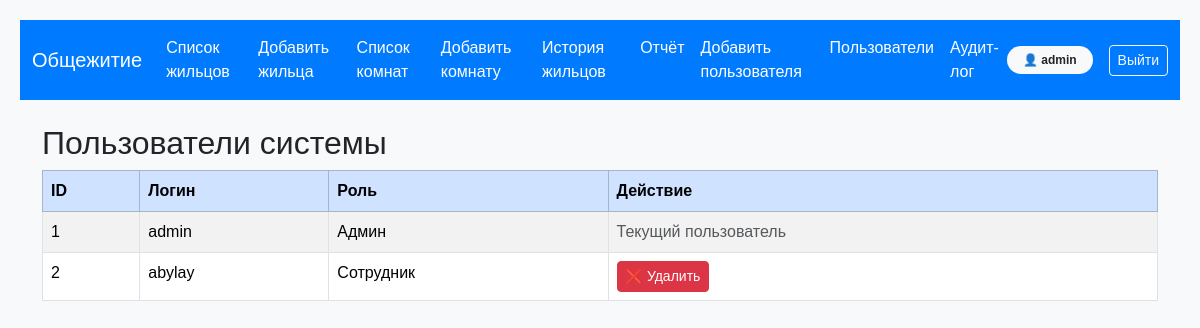
Screenshot of /users (signed in) with the database file from the repository.
### app.py (models this page shows)
class User(UserMixin, db.Model):
    id = db.Column(db.Integer, primary_key=True)
    username = db.Column(db.String(100), unique=True, nullable=False)
    password = db.Column(db.String(200), nullable=False)
    is_admin = db.Column(db.Boolean, default=False)

### app.py (the view)
@app.route('/users')
@login_required
def users():
    if not current_user.is_admin:
        flash("Доступ только для администратора", "danger")
        return redirect(url_for("home"))
    all_users = User.query.all()
    return render_template('users.html', users=all_users)

### app.py (called while the page is built)
@login_manager.user_loader
def load_user(user_id):
    return User.query.get(int(user_id))

### templates/users.html (shortened to what this page needs)
{% extends "base.html" %}
{% block content %}
<h2>Пользователи системы</h2>
<table class="table table-bordered table-striped">
    <thead class="table-primary">
        <tr>
            <th>ID</th>
            <th>Логин</th>
            <th>Роль</th>
            <th>Действие</th>
        </tr>
    </thead>
    <tbody>
        {% for user in users %}
        <tr>
            <td>{{ user.id }}</td>
            <td>{{ user.username }}</td>
            <td>{{ "Админ" if user.is_admin else "Сотрудник" }}</td>
            <td>
                {% if user.id != current_user.id %}
                <form method="POST" action="{{ url_for('delete_user', user_id=user.id) }}">
                    <button class="btn btn-sm btn-danger">❌ Удалить</button>
                </form>
                {% else %}
                <span class="text-muted">Текущий пользователь</span>
                {% endif %}
            </td>
        </tr>
        {% endfor %}
    </tbody>
</table>
{% endblock %}

### templates/base.html (shortened to what this page needs)
<!DOCTYPE html>
<html lang="ru">
<head>
    <link href="https://cdn.jsdelivr.net/npm/bootstrap@5.3.2/dist/css/bootstrap.min.css" rel="stylesheet">
	<link rel="stylesheet" href="https://cdn.jsdelivr.net/npm/bootstrap-icons@1.10.5/font/bootstrap-icons.css">
</head>
<body>
    <nav class="navbar navbar-expand-lg navbar-custom mb-4">
        <div class="container-fluid">
            <a class="navbar-brand" href="/">Общежитие</a>
            <div class="collapse navbar-collapse" id="mainNavbar">
                <ul class="navbar-nav me-auto mb-2 mb-lg-0">
                    <li class="nav-item"><a class="nav-link" href="/students">Список жильцов</a></li>
                    <li class="nav-item"><a class="nav-link" href="/add-student">Добавить жильца</a></li>
                    <li class="nav-item"><a class="nav-link" href="/rooms">Список комнат</a></li>
					{% if current_user.is_authenticated and current_user.is_admin %}
                    <li class="nav-item"><a class="nav-link" href="/add-room">Добавить комнату</a></li>
                    <li class="nav-item"><a class="nav-link" href="/history">История жильцов</a></li>
                    <li class="nav-item"><a class="nav-link" href="/report">Отчёт</a></li>
					<li class="nav-item"><a class="nav-link" href="/add-user">Добавить пользователя</a></li>
					<li class="nav-item"><a class="nav-link" href="/users">Пользователи</a></li>
					<li class="nav-item"><a class="nav-link" href="{{ url_for('audit_log') }}">Аудит-лог</a></li>
					{% endif %}
                </ul>
				<ul class="navbar-nav mb-2 mb-lg-0">
					{% if current_user.is_authenticated %}
						<li class="nav-item">
							<div class="d-flex align-items-center">
								<span class="badge bg-light text-dark me-3 px-3 py-2 rounded-pill">
									👤 {{ current_user.username }}
								</span>
								<a class="btn btn-outline-light btn-sm" href="{{ url_for('logout') }}">Выйти</a>
							</div>
						</li>
					{% else %}
						<li class="nav-item">
							<a class="nav-link text-white" href="{{ url_for('login') }}">Войти</a>
						</li>
					{% endif %}
				</ul>
            </div>
        </div>
    </nav>
    <div class="container">
        {% block content %}{% endblock %}
    </div>
</body>
</html>

### templates/base.html (style rules this page uses)
body { font-family: Arial, sans-serif; margin: 20px; background-color: #f8f9fa; }
.navbar-custom { background-color: #007bff; }
.navbar-custom .nav-link, .navbar-custom .navbar-brand { color: white; }

### rows the page displays
User: username "admin", id "1", is_admin "Админ", shows "Текущий пользователь"
User: id "2", username "abylay", is_admin "Сотрудник"
